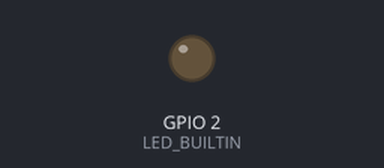
This sketch was run on a simulated ESP8266 (NodeMCU). Shown: output pins drawn as LEDs (lit = HIGH, except the on-board LED, lit = LOW). WiFi joins after 1.5 s; servers stay silent unless stated; what the sketch prints to the serial monitor is not drawn.

Above: at 4.0 s.
At 7.5 s:
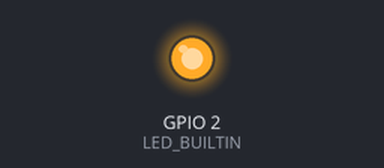
Timing chart, 0 to 10.6 s (numbered marks = the images above):
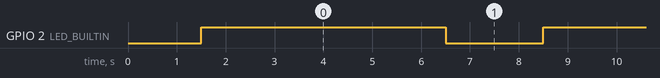

Measured:
- by itself, GPIO 2 (LED_BUILTIN): alternates HIGH for 5.0 s and LOW for 2.0 s

The sketch:

sketch_jan15a.ino
```cpp
#include <ESP8266WiFi.h>

#ifndef STASSID
#define STASSID "D128guests"
#define STAPSK  ""
#endif

const char* ssid     = STASSID;
const char* password = STAPSK;

const char* host = "djxmmx.net";
const uint16_t port = 17;


void setup() {
  Serial.begin(115200);

  // We start by connecting to a WiFi network
  pinMode(LED_BUILTIN, OUTPUT);
  Serial.println();
  Serial.println();
  Serial.print("Connecting to ");
  Serial.println(ssid);

  /* Explicitly set the ESP8266 to be a WiFi-client, otherwise, it by default,
     would try to act as both a client and an access-point and could cause
     network-issues with your other WiFi-devices on your WiFi-network. */
  WiFi.mode(WIFI_STA);
  WiFi.begin(ssid, password);

  while (WiFi.status() != WL_CONNECTED) {
    delay(500);
    Serial.print(".");
  }

  Serial.println("");
  Serial.println("WiFi connected");
  Serial.println("IP address: ");
  Serial.println(LED_BUILTIN);
  Serial.println(WiFi.localIP());
}

void loop() {
  if (WiFi.status() != WL_CONNECTED){
    Serial.println("Not connected now");
    digitalWrite(LED_BUILTIN, LOW);
    WiFi.begin(ssid, password);
    while(WiFi.status() != WL_CONNECTED){
      digitalWrite(LED_BUILTIN, HIGH);
      delay(500);
      digitalWrite(LED_BUILTIN, LOW);
      delay(500);
    }
  }

  else{
    Serial.println(WiFi.status());
    digitalWrite(LED_BUILTIN, HIGH);
    delay(5000);
    digitalWrite(LED_BUILTIN, LOW);
    delay(2000);
  }

}
```
